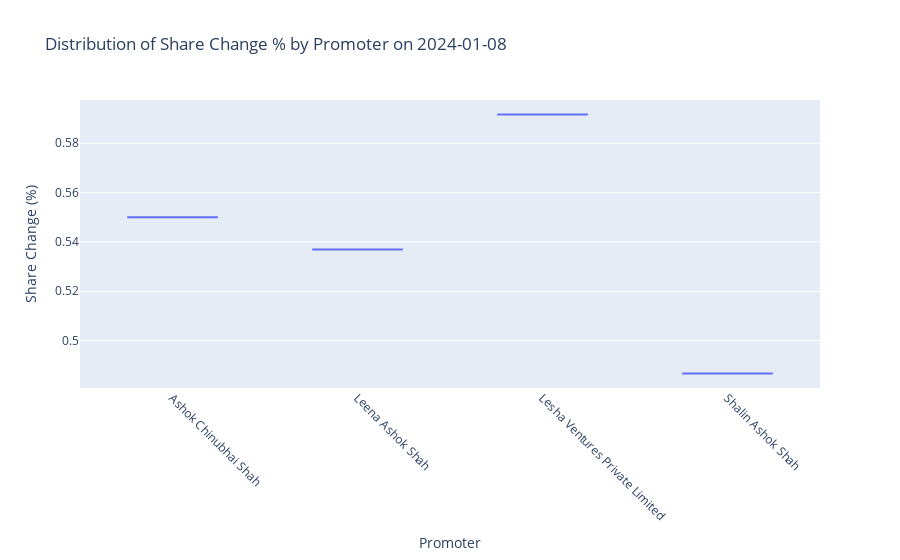

The notebook cell this image was saved under:
### Code cell
fig = px.box(
    df,
    x='Promoter',
    y='Share_Change%',
    title='Distribution of Share Change % by Promoter on 2024-01-08',
    labels={'Share_Change%': 'Share Change (%)'}
)

fig.update_xaxes(tickangle=45)
fig.show()

### Figure 1 — Plotly figure (JSON) as saved in the notebook; plotly's stock layout.template omitted (floating-point values rounded to 4 significant figures)
{"data": [{"alignmentgroup": "True", "hovertemplate": "Promoter=%{x}<br>Share Change (%)=%{y}<extra></extra>", "legendgroup": "", "marker": {"color": "#636efa"}, "name": "", "notched": false, "offsetgroup": "", "orientation": "v", "showlegend": false, "type": "box", "x": ["Ashok Chinubhai Shah", "Leena Ashok Shah", "Lesha Ventures Private Limited", "Shalin Ashok Shah"], "x0": " ", "xaxis": "x", "y": [0.5501, 0.5369, 0.5917, 0.4866], "y0": " ", "yaxis": "y"}], "layout": {"boxmode": "group", "legend": {"tracegroupgap": 0}, "title": {"text": "Distribution of Share Change % by Promoter on 2024-01-08"}, "xaxis": {"anchor": "y", "domain": [0, 1], "tickangle": 45, "title": {"text": "Promoter"}}, "yaxis": {"anchor": "x", "domain": [0, 1], "title": {"text": "Share Change (%)"}}}}
